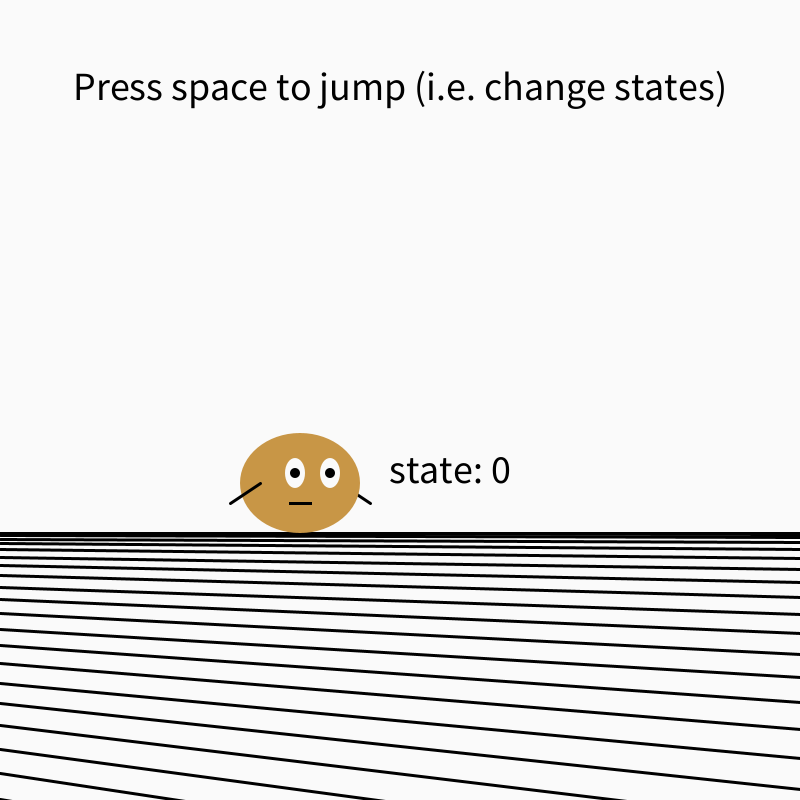
Frame 1 (no input)
Frame 60 (the mouse pressed at the canvas centre just before this capture): identical to frame 1, image omitted
Frame 120 (the mouse held since frame 60 and released just before this capture): identical to frame 1, image omitted

The Processing sketch that drew this single still picture (run headless with seeded random() and noise(); from frame 60 on, the mouse is pressed at the canvas centre):

// Processing sketch: stateWithCharacter
// ── stateWithCharacter.pde
Character c;

float floor;

void setup() {
  size(800, 800);
  floor = (height*2)/3;
  c = new Character();
  textSize(40);
  textAlign(CENTER);
  strokeWeight(3);
}

void draw() {
  background(250);
  stroke(0);
  for (int i = 0; i < 50; i++) {
    line(0, floor + pow(i, 2)/1.5, width, floor + pow(i, 2));
  }

  fill(0);
  text("Press space to jump (i.e. change states)", width/2, 100);

  text("state: " + c.state, 450, floor - 50);

  c.update();
  c.display();
}

void keyPressed() {
  c.handleInput(key);
}

class Character {
  int state;  // 0 - standing, 1 - in air
  PVector pos;
  PVector vel;
  float grav;
  float w;
  float h;
  float baseh;
  
  Character() {
    w = 120;
    h = 100;
    baseh = 100;
    grav = 0.9;
    pos = new PVector(300, floor - baseh/2);
    vel = new PVector(0, 0);
  }
  
  void display() {

    switch (state) {
      case 0:
        fill(200, 150, 70);
        break;
      case 1:
        fill(200, 70, 190);
        break;
      default:
        break;
    }
    
    stroke(0);
    line(pos.x + 40, pos.y, pos.x + 70, pos.y + 20 - vel.y * 2);
    
    noStroke();
    h += ((baseh + vel.y * 2) - h) * 0.3;
    ellipse(pos.x, pos.y, w, h);
    
    stroke(0);
    line(pos.x - 40, pos.y, pos.x - 70, pos.y + 20 - vel.y * 2);
    
    fill(0);
    rect(pos.x - 10, pos.y + 20, 20 + state * 3, ((floor - baseh/2) - pos.y) * 0.05);
  
    fill(250);
    noStroke();
    ellipse(pos.x - 5, pos.y - 10, 20, 30);
    ellipse(pos.x + 30, pos.y - 10, 20, 30);
    
    fill(0);
    ellipse(pos.x - 5, pos.y - 10, 10, 10 + abs(vel.y));
    ellipse(pos.x + 30, pos.y - 10, 10, 10 + abs(vel.y));
    
  }
  
  
  void update() {
    switch (state) {
      case 0:
        vel.y = 0;
        break;
      case 1:
        pos.add(vel);
        vel.y += grav;
        if (pos.y + vel.y > floor - baseh/2) {
          state = 0;
          pos.y = floor - baseh/2;
        }
        break;
      default:
        break;
    }
  }
  
  void handleInput(char k) {
    println(k);
    switch (state) {
      case 0:
        if (k == ' ') {
          state = 1;
          vel.y = -20;
        }
        break;
      case 1:
        break;
      default:
        break;
    }
  }
}
